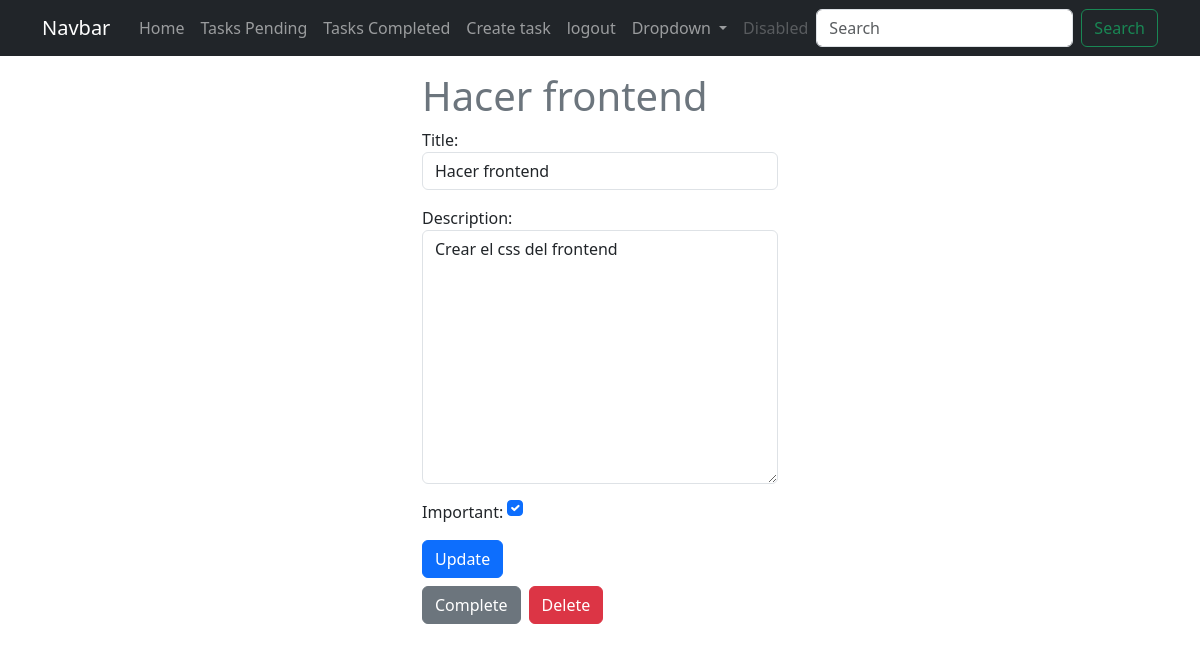
Page /tasks/5/ (signed in) on the earlier database version.
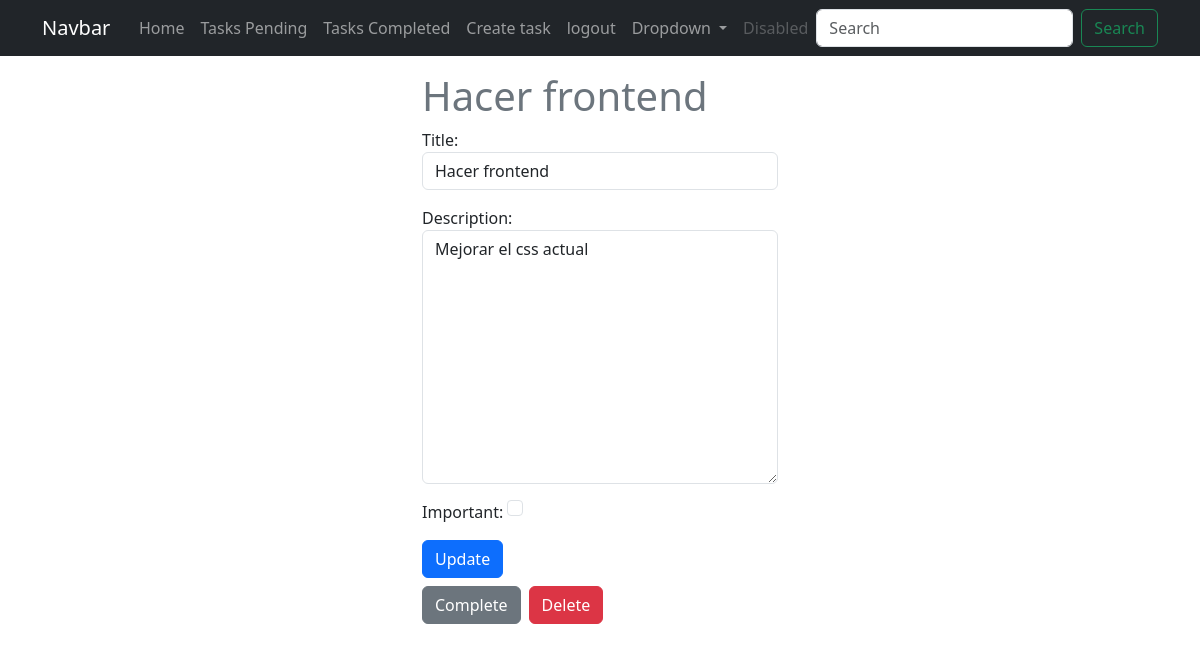
Same page on the later database version.
### tasks/models.py (models this page shows, shortened)
class Task(models.Model):
    title = models.CharField(max_length=100) # max length of 100 characters
    description = models.TextField(blank=True) # blank and null are optional
    created  = models.DateTimeField(auto_now_add=True) # auto_now_add is the date and time of creation
    datecompleted = models.DateTimeField(null=True, blank=True) # null and blank are optional
    important = models.BooleanField(default=False) # default is false
    user = models.ForeignKey(User, on_delete= models.CASCADE) # on_delete is what happens when the user is deleted

### tasks/views.py (the view, shortened to what this page needs)
# urls.py: path("tasks/<int:task_id>/", views.task_detail, name="task_detail"),
@login_required
def task_detail(request, task_id):
    if request.method == "GET":
        task=get_object_or_404(Task, pk=task_id, user = request.user) # Verify that the ID exists
        form = TaskForm(instance=task)
        return render(request, "task_detail.html", {"task": task, "form": form})

### tasks/forms.py
class TaskForm(forms.ModelForm):
    class Meta:
        model = Task
        fields = ["title", "description", "important"]
        widgets = {
            'title': forms.TextInput(attrs={'class': 'form-control', 'placeholder': 'write a title'}),
            'description': forms.Textarea(attrs={'class': 'form-control', 'placeholder': 'write a description'}),
            'important': forms.CheckboxInput(attrs={'class': 'form-check-input m-auto'})
        }

### tasks/templates/task_detail.html (shortened to what this page needs)
{% extends 'base.html' %}
{% block content %}
<main class="container">
    <div class="row">
        <div class="col-md-4 offset-md-4">
            <h1 class="text-secondary">{{ task.title }} </h1>
            <form method="POST">
                {{form.as_p}}
                <button class="btn btn-primary" type="submit">
                    Update
                </button>
            </form>
            <div class="d-flex mt-2">
                <form action="{% url 'complete_task' task.id %}" method="POST">
                    <button class="btn btn-secondary" type="submit">
                        Complete
                    </button>
                </form>
                <form action="{% url 'delete_task' task.id %}" method="POST" class="ms-2">
                    <button class="btn btn-danger" type="submit">
                        Delete
                    </button>
                </form>
            </div>
        </div>
    </div>
</main>
{% endblock content %}

Differences in the rows shown:
changed Task "Hacer frontend": description "Crear el css del frontend" → "Mejorar el css actual"; important "☑" → "☐"
